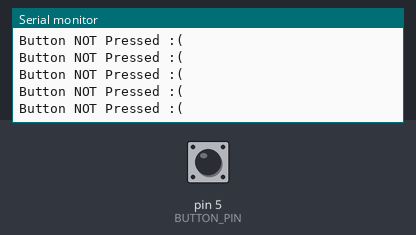
Bench run of a sketch on a simulated Arduino Uno, built with avr-gcc and run on an emulated ATmega328P. Parts: the last lines printed to the serial monitor. The inputs (shaded band) are chosen by the test bench; at power-on: pin 5 (BUTTON_PIN) LOW.

Above: at 1.2 s.
1.3 s: pin 5 (BUTTON_PIN) pulled HIGH for 0.15 s
At 1.32 s:
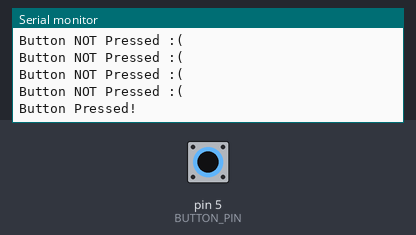
2.9 s: pin 5 (BUTTON_PIN) pulled HIGH for 3.2 s
At 2.98 s:
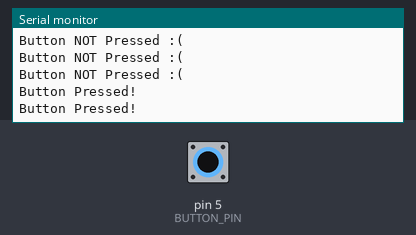
9.1 s: pin 5 (BUTTON_PIN) driven HIGH
At 9.25 s:
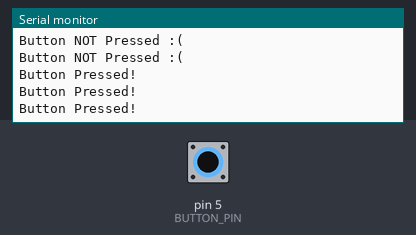

The sketch:

ButtonTest.ino
```cpp
const int BUTTON_PIN = 5;
int buttonState = 0;


void setup(){
  pinMode(BUTTON_PIN, INPUT);
   Serial.begin(9600);
}

void loop(){
  // read the state of the pushbutton value:
  buttonState = digitalRead(BUTTON_PIN);

  // check if the pushbutton is pressed. If it is, the buttonState is HIGH:
  if (buttonState == HIGH) {
    Serial.println("Button Pressed!");
  } else {
    Serial.println("Button NOT Pressed :(");
  }
  delay(50);
}
```

Measured:
- after the input at 1.3 s, the serial monitor: prints a new line at once (image 1)
- after the input at 9.1 s, the serial monitor: prints a new line at once (image 3)
